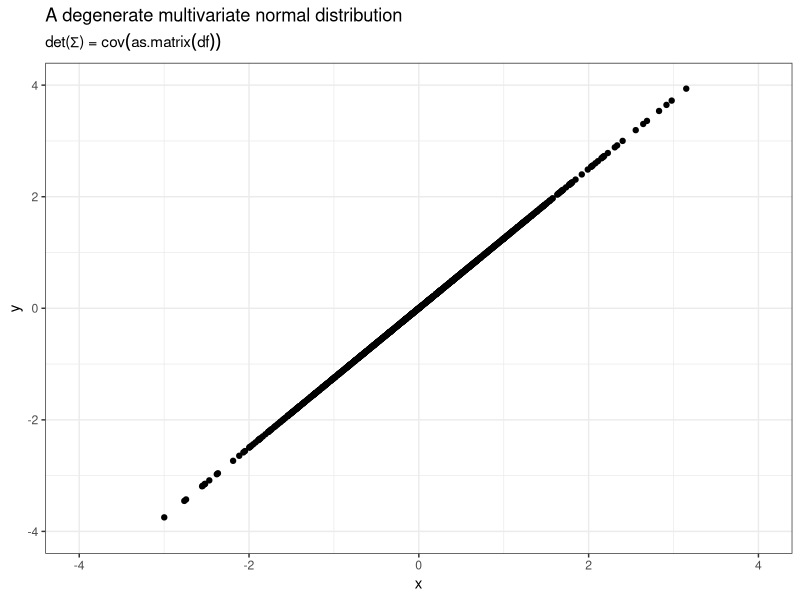

Source code (R):
## ---- chunk 1
#| out.width: 50% 
#| fig.width: 5
#| fig.height: 5
#| echo: false
#| fig.align: center
#| warning: false

suppressMessages(library(tidyverse))
df <- tibble::tibble(x = rnorm(n = 1000), y = 1.25 * x)

ggplot(df, aes(x, y)) + 
geom_point() + 
theme_bw() + 
xlim(c(-4,4)) + 
ylim(c(-4,4)) + 
ggtitle("A degenerate multivariate normal distribution", 
expression(paste("det(", Sigma, ") = ", cov(as.matrix(df)) )))
